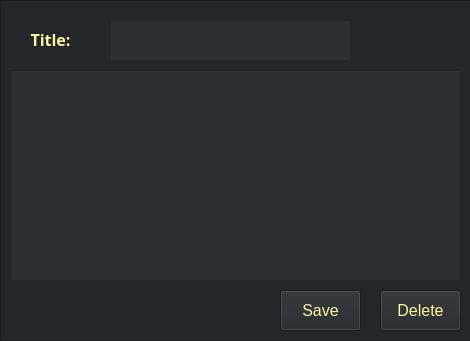
<?xml version="1.0" encoding="UTF-8"?>
<ui version="4.0">
 <class>Form</class>
 <widget class="QWidget" name="Form">
  <property name="geometry">
   <rect>
    <x>0</x>
    <y>0</y>
    <width>470</width>
    <height>341</height>
   </rect>
  </property>
  <property name="font">
   <font>
    <family>Arial</family>
    <pointsize>14</pointsize>
   </font>
  </property>
  <property name="windowTitle">
   <string>Form</string>
  </property>
  <property name="styleSheet">
   <string notr="true">background-color: rgb(35, 39, 42);</string>
  </property>
  <widget class="QFrame" name="frame_n_c">
   <property name="geometry">
    <rect>
     <x>0</x>
     <y>0</y>
     <width>471</width>
     <height>341</height>
    </rect>
   </property>
   <property name="styleSheet">
    <string notr="true">background-color: rgb(44, 47, 51);
background-color: rgb(0, 0, 0);
background-color: rgb(35, 39, 42);</string>
   </property>
   <property name="frameShape">
    <enum>QFrame::StyledPanel</enum>
   </property>
   <property name="frameShadow">
    <enum>QFrame::Raised</enum>
   </property>
   <widget class="QTextEdit" name="content_textedit_n_c">
    <property name="geometry">
     <rect>
      <x>10</x>
      <y>70</y>
      <width>451</width>
      <height>211</height>
     </rect>
    </property>
    <property name="font">
     <font>
      <family>Arial</family>
      <pointsize>13</pointsize>
     </font>
    </property>
    <property name="styleSheet">
     <string notr="true">color: rgb(255, 244, 156);
background-color: rgb(44, 47, 51);</string>
    </property>
    <property name="html">
     <string>&lt;!DOCTYPE HTML PUBLIC &quot;-//W3C//DTD HTML 4.0//EN&quot; &quot;http://www.w3.org/TR/REC-html40/strict.dtd&quot;&gt;
&lt;html&gt;&lt;head&gt;&lt;meta name=&quot;qrichtext&quot; content=&quot;1&quot; /&gt;&lt;style type=&quot;text/css&quot;&gt;
p, li { white-space: pre-wrap; }
&lt;/style&gt;&lt;/head&gt;&lt;body style=&quot; font-family:'Arial'; font-size:13pt; font-weight:400; font-style:normal;&quot;&gt;
&lt;p style=&quot;-qt-paragraph-type:empty; margin-top:0px; margin-bottom:0px; margin-left:0px; margin-right:0px; -qt-block-indent:0; text-indent:0px;&quot;&gt;&lt;br /&gt;&lt;/p&gt;&lt;/body&gt;&lt;/html&gt;</string>
    </property>
   </widget>
   <widget class="QPushButton" name="save_button_n_c">
    <property name="geometry">
     <rect>
      <x>280</x>
      <y>290</y>
      <width>81</width>
      <height>41</height>
     </rect>
    </property>
    <property name="font">
     <font>
      <family>Arial</family>
      <pointsize>12</pointsize>
     </font>
    </property>
    <property name="styleSheet">
     <string notr="true">color: rgb(255, 255, 255);
color: rgb(255, 244, 156);
color: rgb(255, 244, 156);
color: rgb(255, 242, 167);</string>
    </property>
    <property name="text">
     <string>Save</string>
    </property>
   </widget>
   <widget class="QPushButton" name="delete_button_n_c">
    <property name="geometry">
     <rect>
      <x>380</x>
      <y>290</y>
      <width>81</width>
      <height>41</height>
     </rect>
    </property>
    <property name="font">
     <font>
      <family>Arial</family>
      <pointsize>12</pointsize>
     </font>
    </property>
    <property name="styleSheet">
     <string notr="true">color: rgb(255, 244, 156);</string>
    </property>
    <property name="text">
     <string>Delete</string>
    </property>
   </widget>
   <widget class="QTextEdit" name="title_textedit_n_c">
    <property name="geometry">
     <rect>
      <x>110</x>
      <y>20</y>
      <width>241</width>
      <height>41</height>
     </rect>
    </property>
    <property name="font">
     <font>
      <family>Arial</family>
      <pointsize>14</pointsize>
      <weight>50</weight>
      <bold>false</bold>
     </font>
    </property>
    <property name="styleSheet">
     <string notr="true">color: rgb(255, 244, 156);
background-color: rgb(44, 47, 51);</string>
    </property>
   </widget>
   <widget class="QLabel" name="title_label_n_c">
    <property name="geometry">
     <rect>
      <x>10</x>
      <y>19</y>
      <width>81</width>
      <height>41</height>
     </rect>
    </property>
    <property name="font">
     <font>
      <family>Arial Black</family>
      <pointsize>12</pointsize>
      <weight>75</weight>
      <bold>true</bold>
     </font>
    </property>
    <property name="styleSheet">
     <string notr="true">color: rgb(255, 244, 156);</string>
    </property>
    <property name="text">
     <string>Title:</string>
    </property>
    <property name="alignment">
     <set>Qt::AlignCenter</set>
    </property>
   </widget>
  </widget>
 </widget>
 <resources/>
 <connections/>
</ui>
